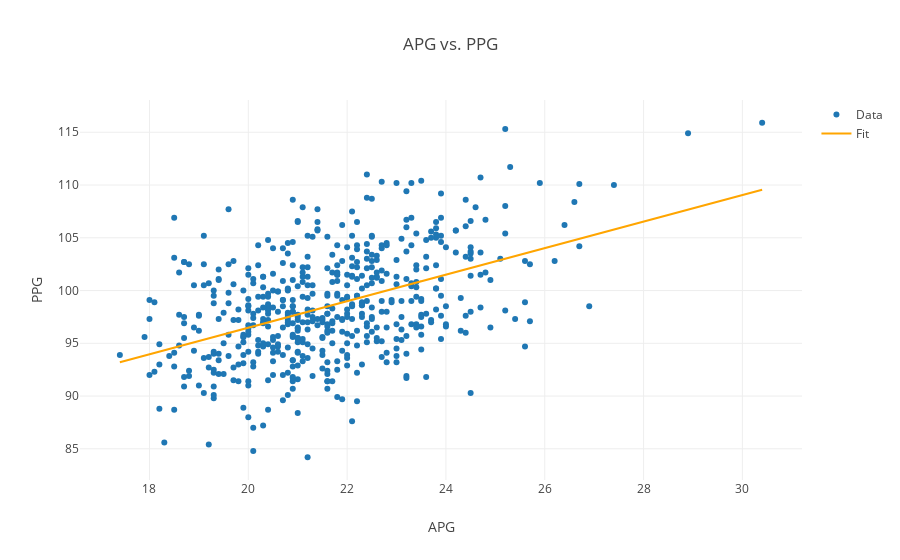

The code cell stored with this chart in its notebook:
### Code cell
slope, intercept, r_value, p_value, std_err = stats.linregress(data.APG[data.Year >= 2000], data.PPG[data.Year >= 2000])
line = slope*data.APG[data.Year >= 2000]+intercept
 
# Copy calculation of split_traces.
traces = [
    Scatter({
            'x' : data.APG[data.Year >= 2000],
            'y' : data.PPG[data.Year >= 2000],
            'mode' : 'markers',
            'name' : 'Data'
        }),
    Scatter({
            'x' : data.APG[data.Year >= 2000], 
            'y' : line, 
            'mode' : 'lines',
            'marker' : {'color' : 'orange'},
            'name' : 'Fit'
        })
]
 
layout = Layout({
        'title' : "APG vs. PPG",
        'xaxis' : {'title' : 'APG'},
        'yaxis' : {'title' : 'PPG'}
    })
 
fig = Figure(data = traces, layout = layout)
 
py.iplot(fig)

### Figure 1 — Plotly figure (JSON) as saved in the notebook; plotly's stock layout.template omitted (floating-point values rounded to 4 significant figures; data arrays with more than 128 entries replaced by an {"elided": "..."} marker saying what was removed)
{"data": [{"mode": "markers", "name": "Data", "type": "scatter", "x": {"elided": "537 float values"}, "y": {"elided": "537 float values"}}, {"marker": {"color": "orange"}, "mode": "lines", "name": "Fit", "type": "scatter", "x": {"elided": "537 float values"}, "y": {"elided": "537 float values"}}], "layout": {"title": "APG vs. PPG", "xaxis": {"title": "APG"}, "yaxis": {"title": "PPG"}}}
